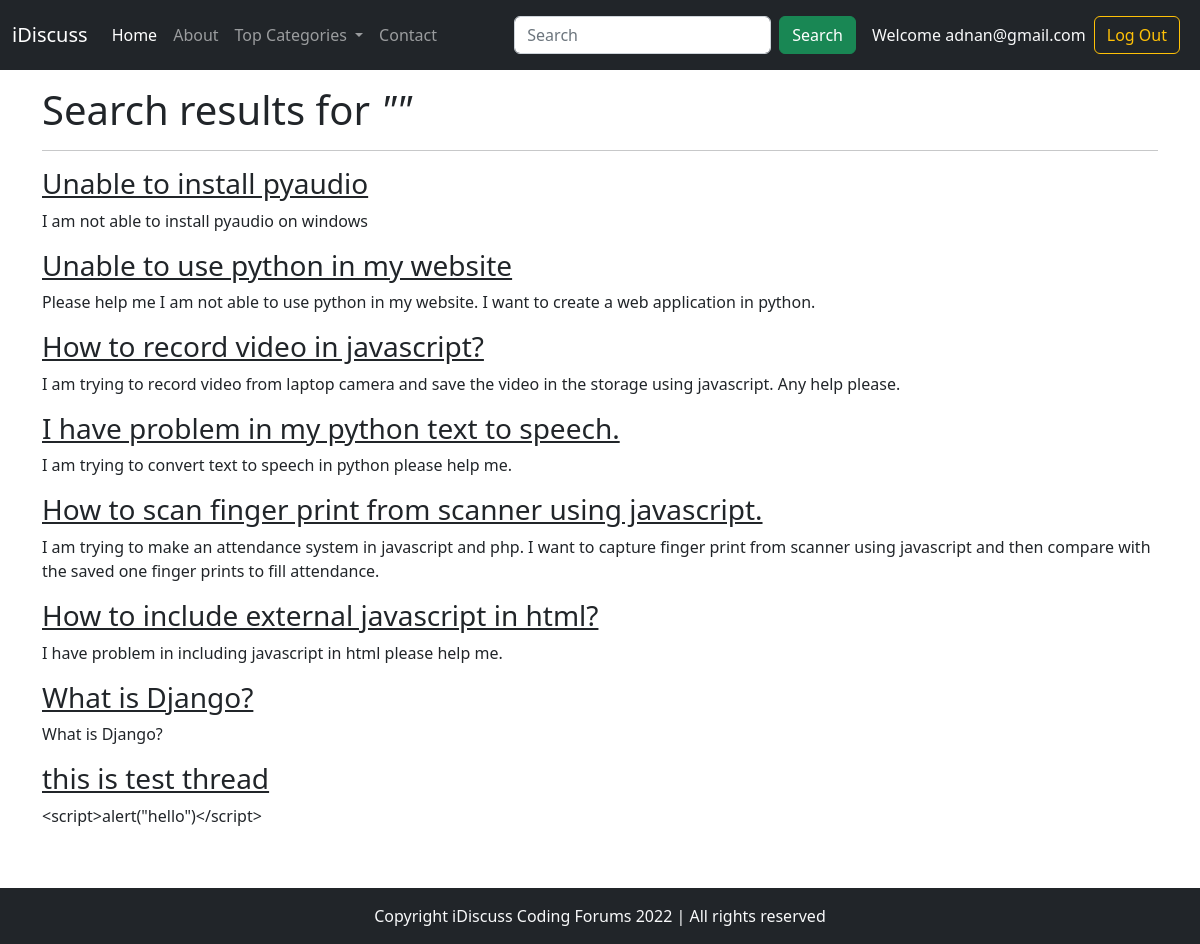
Screenshot of /search.php (signed in) with the database file from the repository.
### tables this page shows
CREATE TABLE `threads` (
  `thread_id` int(11) NOT NULL,
  `thread_title` varchar(255) NOT NULL,
  `thread_desc` text NOT NULL,
  `thread_cat_id` int(11) NOT NULL,
  `thread_user_id` int(11) NOT NULL,
  `timestamp` datetime NOT NULL DEFAULT current_timestamp()
);

### search.php (the view, shortened to what this page needs)
<?php
include 'partials/_dbconnect.php';
?>
<!DOCTYPE html>
<html lang="en">
<head>
    <link rel="stylesheet" href="bootstrap/css/bootstrap.min.css">
</head>
<body>
    <?php include 'partials/_header.php'; ?>
    <?php
    $search = $_GET['search'];
    $search = str_replace("<", "&lt;", $search);
    $search = str_replace(">", "&gt;", $search);
    ?>
    <div class="container my-3">
        <h1>Search results for <em>"<?php echo $search; ?>"</em></h1>
        <hr>
        <?php
        $sql = "SELECT * FROM `threads` WHERE `thread_title` LIKE '%$search%' OR `thread_desc` LIKE '%$search%'";
        $results = mysqli_query($conn, $sql);
        while ($row = mysqli_fetch_assoc($results)) {
            $title = $row['thread_title'];
            $desc = $row['thread_desc'];
            $thread_id = $row['thread_id'];
        ?>
            <div class="result">
                <h3><a href="/forum/thread.php?threadid=<?php echo $thread_id ?>" class="text-dark"><?php echo $title; ?></a></h3>
                <p><?php echo $desc; ?></p>
            </div>
        <?php
        }
        ?>
    </div>
    <?php include 'partials/_footer.php'; ?>
</body>
</html>

### rows the page displays
threads: thread_title "Unable to install pyaudio", thread_desc "I am not able to install pyaudio on windows"
threads: thread_title "Unable to use python in my website", thread_desc "Please help me I am not able to use python in my website. I want to create a web application in python."
threads: thread_title "How to record video in javascript?", thread_desc "I am trying to record video from laptop camera and save the video in the storage using javascript. Any help please."
threads: thread_title "I have problem in my python text to speech.", thread_desc "I am trying to convert text to speech in python please help me."
threads: thread_title "How to scan finger print from scanner using javascript.", thread_desc "I am trying to make an attendance system in javascript and php. I want to capture finger print from scanner using javascript and then compare with the saved one finger prints to fill attendance."
threads: thread_title "How to include external javascript in html?", thread_desc "I have problem in including javascript in html please help me."
threads: thread_title "What is Django?", thread_desc "What is Django?"
threads: thread_title "this is test thread", thread_desc "<script>alert(\"hello\")</script>"

### other values shown
$_SESSION['user_email'] "adnan@gmail.com"
